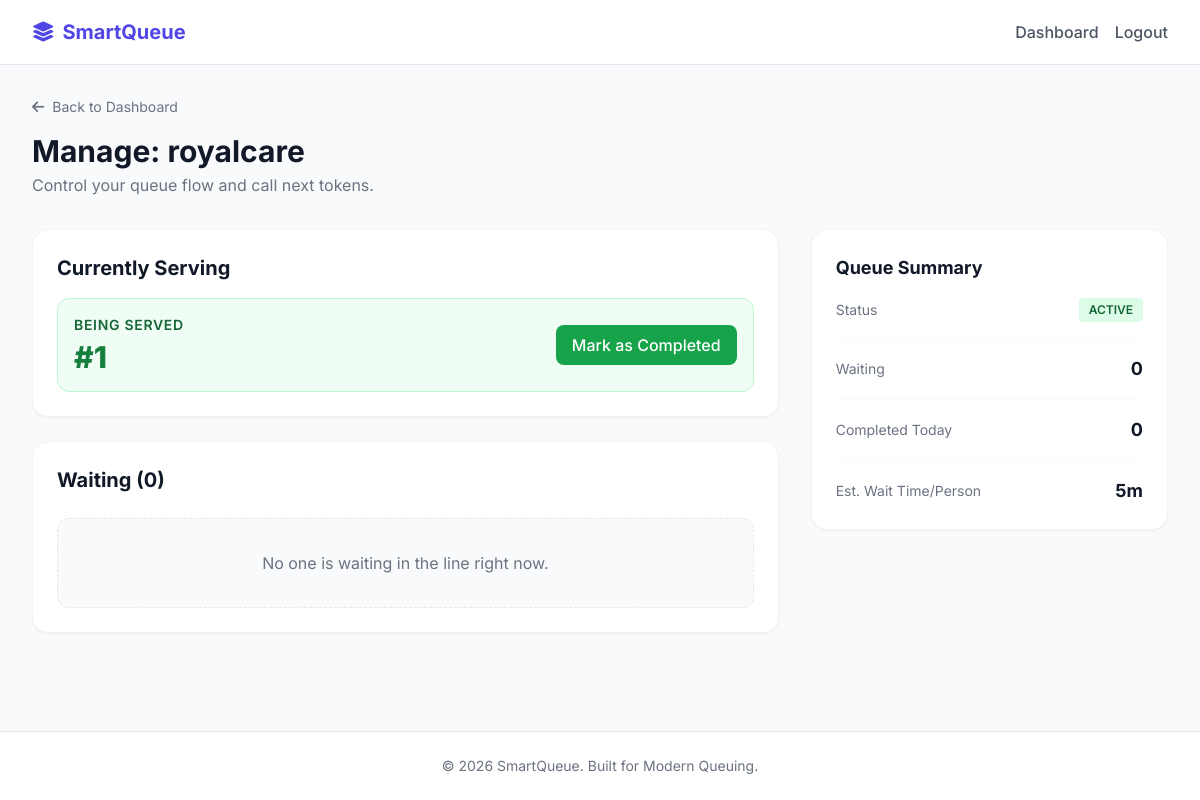
/manage/6/ (signed in), run on the app's committed database.
### queues/models.py (models this page shows)
class Queue(models.fields.CharField):
    pass # Re-write

class Token(models.fields.CharField):
    pass # Re-write

### queues/views.py (the view, shortened to what this page needs)
# urls.py: path('manage/<int:queue_id>/', views.manage_queue, name='manage_queue'),
@login_required
def manage_queue(request, queue_id):
    if not request.user.is_owner:
        return redirect('dashboard')
    queue = get_object_or_404(Queue, id=queue_id)
    if not request.user.is_superuser and queue.created_by != request.user:
        return redirect('dashboard')
    tokens = Token.objects.filter(queue=queue).order_by('number')
    serving = tokens.filter(status='SERVING')
    waiting = tokens.filter(status='WAITING')
    completed = tokens.filter(status='COMPLETED')
    return render(request, 'manage_queue.html', {
        'queue': queue,
        'serving': serving,
        'waiting': waiting,
        'completed_count': completed.count()
    })

### users/models.py (called while the page is built)
    @property
    def is_owner(self):
        return self.role == 'ADMIN' or self.is_superuser

### templates/manage_queue.html (shortened to what this page needs)
{% extends 'base.html' %}
{% block content %}
<div class="mb-8 flex justify-between items-center">
    <div>
        <a href="{% url 'dashboard' %}" class="text-sm text-gray-500 hover:text-gray-900 flex items-center gap-2 mb-4">
            <i class="fa-solid fa-arrow-left"></i> Back to Dashboard
        </a>
        <h1 class="text-3xl font-bold text-gray-900">Manage: {{ queue.name }}</h1>
        <p class="text-gray-500 mt-1">Control your queue flow and call next tokens.</p>
    </div>
</div>
<div class="grid grid-cols-1 lg:grid-cols-3 gap-8">
    <div class="lg:col-span-2 space-y-6">
        <div class="bg-white p-6 rounded-2xl shadow-sm border border-gray-100 mb-6">
            <h2 class="text-xl font-bold text-gray-900 mb-4">Currently Serving</h2>
            {% if serving %}
                <div class="grid gap-4">
                {% for token in serving %}
                    <div class="bg-green-50 border border-green-200 rounded-xl p-4 flex justify-between items-center">
                        <div>
                            <span class="text-green-800 text-sm font-semibold uppercase tracking-wider block mb-1">Being Served</span>
                            <span class="text-3xl font-extrabold text-green-700">#{{ token.number }}</span>
                        </div>
                        <form method="POST" action="{% url 'manage_queue' queue.id %}">
                            <button type="submit" class="px-4 py-2 bg-green-600 text-white rounded-lg font-medium hover:bg-green-700 transition-colors">
                                Mark as Completed
                            </button>
                        </form>
                    </div>
                {% endfor %}
                </div>
            {% else %}
                <div class="p-8 text-center bg-gray-50 border border-dashed border-gray-200 rounded-xl">
                    <p class="text-gray-500">No one is currently being served.</p>
                </div>
            {% endif %}
        </div>
        <div class="bg-white p-6 rounded-2xl shadow-sm border border-gray-100">
            <div class="flex justify-between items-center mb-6">
                <h2 class="text-xl font-bold text-gray-900">Waiting ({{ waiting.count }})</h2>
            </div>
            {% if waiting %}
                <div class="space-y-3">
                {% for token in waiting %}
                    <div class="flex items-center justify-between p-4 border border-gray-100 rounded-xl hover:bg-gray-50 transition-colors">
                        <div class="flex items-center gap-4">
                            <div class="w-12 h-12 bg-orange-100 text-orange-700 rounded-lg flex items-center justify-center font-bold text-xl">
                                #{{ token.number }}
                            </div>
                            <div>
                                <span class="block font-medium text-gray-900">{{ token.user.username|default:"Anonymous" }}</span>
                                <span class="text-xs text-gray-500">Joined {{ token.created_at|timesince }} ago</span>
                            </div>
                        </div>
                    </div>
                {% endfor %}
                </div>
            {% else %}
                <div class="p-8 text-center bg-gray-50 border border-dashed border-gray-200 rounded-xl">
                    <p class="text-gray-500">No one is waiting in the line right now.</p>
                </div>
            {% endif %}
        </div>
    </div>
    <div class="space-y-6">
        <div class="bg-white p-6 rounded-2xl shadow-sm border border-gray-100">
            <h3 class="text-lg font-bold text-gray-900 mb-4">Queue Summary</h3>
            <ul class="space-y-4">
                <li class="flex justify-between items-center pb-4 border-b border-gray-50">
                    <span class="text-gray-500 text-sm">Status</span>
                    <span class="inline-block px-2.5 py-1 bg-green-100 text-green-800 rounded text-xs font-semibold uppercase">Active</span>
                </li>
                <li class="flex justify-between items-center pb-4 border-b border-gray-50">
                    <span class="text-gray-500 text-sm">Waiting</span>
                    <span class="font-bold text-gray-900 text-lg">{{ waiting.count }}</span>
                </li>
                <li class="flex justify-between items-center pb-4 border-b border-gray-50">
                    <span class="text-gray-500 text-sm">Completed Today</span>
                    <span class="font-bold text-gray-900 text-lg">{{ completed_count }}</span>
                </li>
                <li class="flex justify-between items-center">
                    <span class="text-gray-500 text-sm">Est. Wait Time/Person</span>
                    <span class="font-bold text-gray-900 text-lg">{{ queue.avg_wait_time_per_person }}m</span>
                </li>
            </ul>
        </div>
    </div>
</div>
{% endblock %}

### templates/base.html (style rules this page uses)
body { font-family: 'Inter', sans-serif; background-color: #f9fafb; color: #111827; }

### data on the page
Queue: name "royalcare", avg_wait_time_per_person "5"
Token: number "1"

### other printed values
{{ waiting.count }} "0"
{{ completed_count }} "0"
